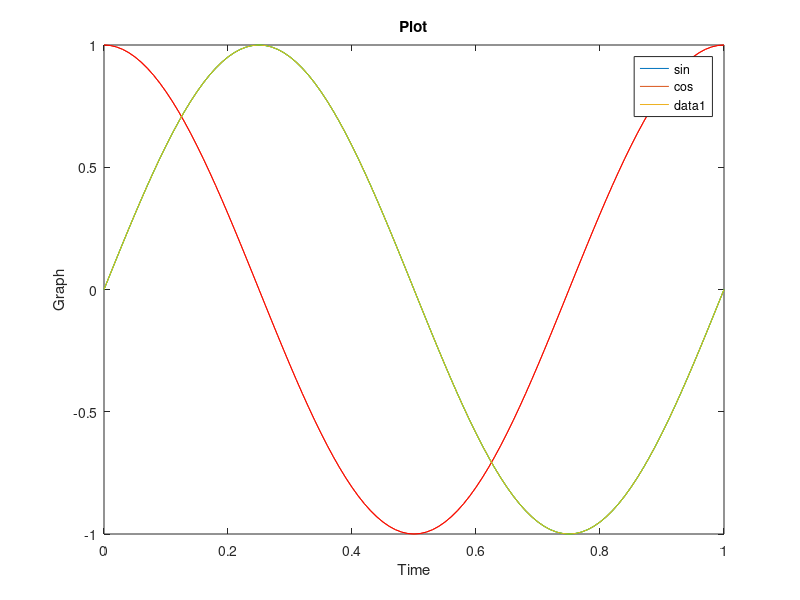
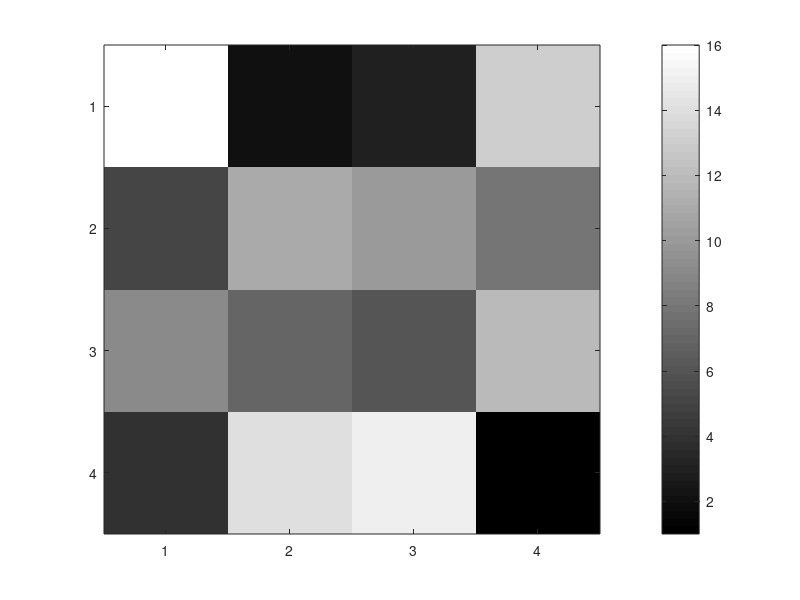

The MATLAB source for these figures, in order:

% Plotting window a function
r = [0:0.01:1];
y = sin(2*pi*r);
% plot(x_array, y_array)
plot(r,y)
% Overlap multiple plots
y2 = cos(2*pi*r);
plot(r,y)
hold on;
plot(r,y2)

% Add labels and colors
plot(r,y,'g')
hold on;
plot(r,y2,'r')
xlabel("Time")
ylabel("Graph")
legend('sin','cos')
title('Plot')
% print -dpng 'plot.png'
close % close plot

% Draw on different windows
figure(1);
plot(r,y);
figure(2);
plot(r,y2);

% Or draw on same window using a grid system
% Divides window into 1x2 grid, access the first plot
subplot(1,2,1)
plot(r,y);
hold on;
subplot(1,2,2)
plot(r,y2);

% Change scale on x and y axis
axis([0.5 1 -1 1]) % For second figure only

clf; % clear all figures 

% Plot a matrix
A = magic(4)
imagesc(A) % x,y axis represent r,c of the matrix and value at that position is represneted by intensity of the colour
imagesc(A), colorbar, colormap gray;



% Comma chaining of commands, execute multiple commands serially
a = 1, b = 1, c = 1